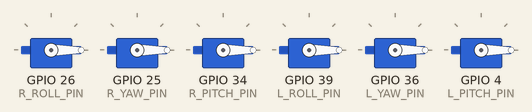
This sketch was run on a simulated ESP32. Shown: 6 × servo.

Above: at 0.0 s.
At 4.0 s:
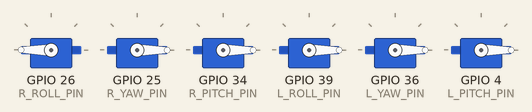
At 9.0 s:
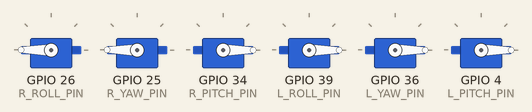
At 14.0 s:
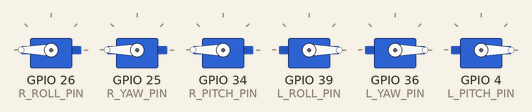
At 19.0 s:
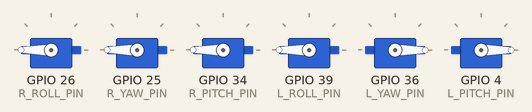
At 24.0 s:
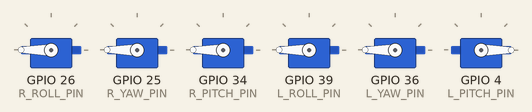
Timing chart, 0 to 40.0 s (numbered marks = the images above):
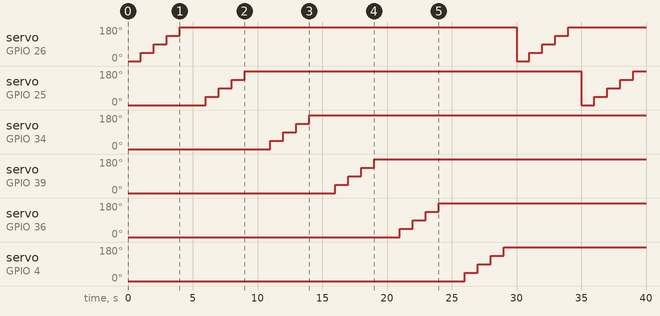

The sketch:

all_6_spins_back.ino
```cpp
#include <ESP32Servo.h>
/* BACK FLIPPER, reset to starting position */

Servo R_roll_servo; // object representing actual servo
Servo R_yaw_servo;
Servo R_pitch_servo;
const int R_ROLL_PIN = 26; // base servo, connected to body
const int R_YAW_PIN = 25; // middle servo
const int R_PITCH_PIN = 34; // end servo, connected to flipper

Servo L_roll_servo;
Servo L_yaw_servo;
Servo L_pitch_servo;
const int L_ROLL_PIN = 39; // base servo, connected to body
const int L_YAW_PIN = 36; // middle servo
const int L_PITCH_PIN = 4; // end servo, connected to flipper

void setup() {
  Serial.begin(115200);

  R_roll_servo.attach(R_ROLL_PIN); // connected to GPIO pin
  R_yaw_servo.attach(R_YAW_PIN);
  R_pitch_servo.attach(R_PITCH_PIN);
  R_roll_servo.write(0); // reset position
  R_yaw_servo.write(0);
  R_pitch_servo.write(0);

  L_roll_servo.attach(L_ROLL_PIN); // connected to GPIO pin
  L_yaw_servo.attach(L_YAW_PIN);
  L_pitch_servo.attach(L_PITCH_PIN);
  L_roll_servo.write(0); // reset position
  L_yaw_servo.write(0);
  L_pitch_servo.write(0);
}

int angles[5] = {0, 45, 90, 135, 180}; // degrees
void loop() {
  for (int i = 0; i < 5; i++) {
    R_roll_servo.write(angles[i]);
    delay(1000); // 1 second
  }

  for (int i = 0; i < 5; i++) {
    R_yaw_servo.write(angles[i]);
    delay(1000);
  }

  for (int i = 0; i < 5; i++) {
    R_pitch_servo.write(angles[i]);
    delay(1000);
  }

  for (int i = 0; i < 5; i++) {
    L_roll_servo.write(angles[i]);
    delay(1000); // 1 second
  }

  for (int i = 0; i < 5; i++) {
    L_yaw_servo.write(angles[i]);
    delay(1000);
  }

  for (int i = 0; i < 5; i++) {
    L_pitch_servo.write(angles[i]);
    delay(1000);
  }
}
```

Measured:
- by itself, servo on GPIO 26 (R_ROLL_PIN): 0° → 45° at 1.0 s, → 90° 1.0 s later, → 135° 1.0 s later, → 180° 1.0 s later, … (9 changes in this stretch)
- by itself, servo on GPIO 25 (R_YAW_PIN): 0° → 45° at 6.0 s, → 90° 1.0 s later, → 135° 1.0 s later, → 180° 1.0 s later, … (9 changes in this stretch)
- by itself, servo on GPIO 34 (R_PITCH_PIN): 0° → 45° at 11.0 s, → 90° 1.0 s later, → 135° 1.0 s later, → 180° 1.0 s later
- by itself, servo on GPIO 39 (L_ROLL_PIN): 0° → 45° at 16.0 s, → 90° 1.0 s later, → 135° 1.0 s later, → 180° 1.0 s later
- by itself, servo on GPIO 36 (L_YAW_PIN): 0° → 45° at 21.0 s, → 90° 1.0 s later, → 135° 1.0 s later, → 180° 1.0 s later
- by itself, servo on GPIO 4 (L_PITCH_PIN): 0° → 45° at 26.0 s, → 90° 1.0 s later, → 135° 1.0 s later, → 180° 1.0 s later
